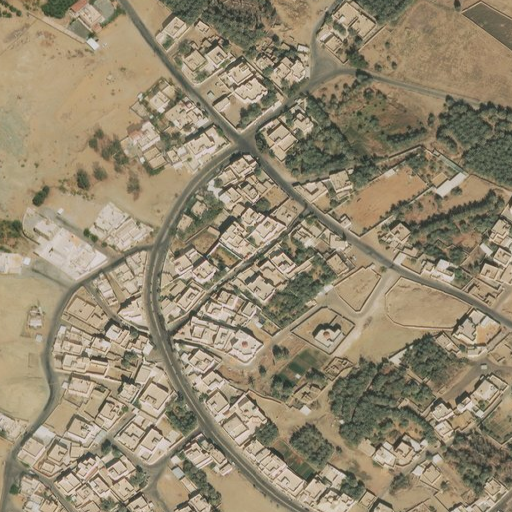
#> input picture data/test/geo/Dawmat_Al_Jandal_01_09.tif, 512 x 512 px; its folder holds only this picture in this run
$ python -i normalization.py   (imports and definitions only)
#> lines starting #> are read from the running program, lines starting #| are printed output that depends on the picture
#> further down, picture is the input picture: shape (512, 512, 3); mean B, G, R 111.8, 136.1, 148
import os
import numpy as np
import cv2
from area_assesment.io_operations.data_io import filenames_in_dir
from area_assesment.io_operations.visualization import plot2


def equalizeHist_rgb(img):
    # return rgb/255.0
    norm = np.zeros((img.shape[0], img.shape[1], 3), np.float32)
    norm[:, :, 0] = cv2.equalizeHist(img[:, :, 0])
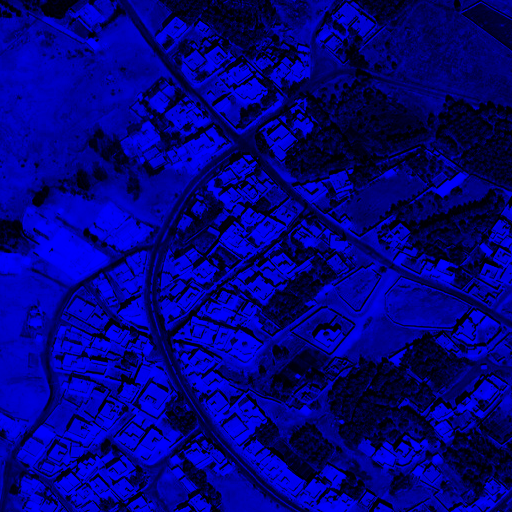
#> norm: shape (512, 512, 3) float32; mean B, G, R 128.6, 0, 0
    norm[:, :, 1] = cv2.equalizeHist(img[:, :, 1])
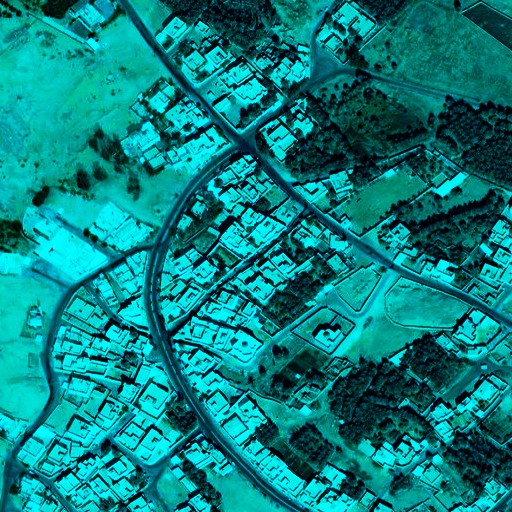
#> norm: shape (512, 512, 3) float32; mean B, G, R 128.6, 128.5, 0
    norm[:, :, 2] = cv2.equalizeHist(img[:, :, 2])
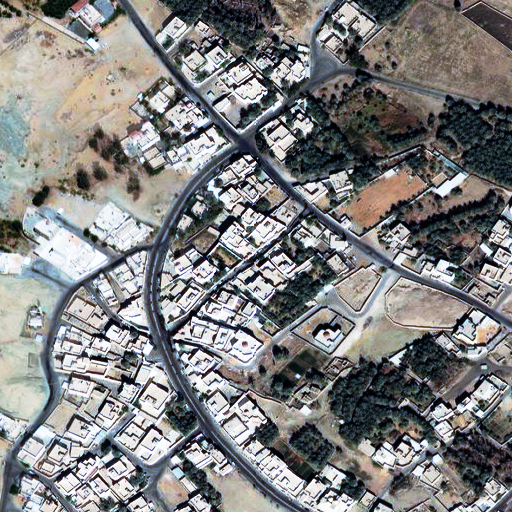
#> norm: shape (512, 512, 3) float32; mean B, G, R 128.6, 128.5, 128.4
    return norm

# [11 lines not run here, left out]

>>> import cv2
>>> picture = cv2.imread('../../data/test/geo/Dawmat_Al_Jandal_01_09.tif')
>>> result = equalizeHist_rgb(picture)
